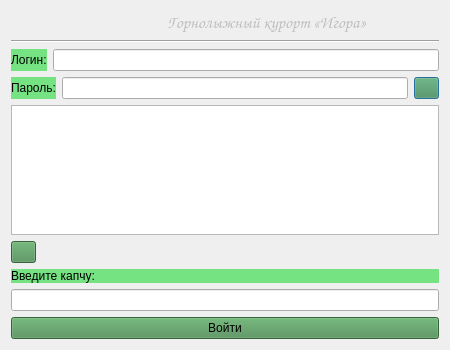
<?xml version="1.0" encoding="UTF-8"?>
<ui version="4.0">
 <class>Dialog</class>
 <widget class="QDialog" name="Dialog">
  <property name="geometry">
   <rect>
    <x>0</x>
    <y>0</y>
    <width>450</width>
    <height>350</height>
   </rect>
  </property>
  <property name="sizePolicy">
   <sizepolicy hsizetype="Fixed" vsizetype="Fixed">
    <horstretch>0</horstretch>
    <verstretch>0</verstretch>
   </sizepolicy>
  </property>
  <property name="maximumSize">
   <size>
    <width>450</width>
    <height>350</height>
   </size>
  </property>
  <property name="windowTitle">
   <string>Dialog</string>
  </property>
  <layout class="QVBoxLayout" name="verticalLayout_2">
   <item>
    <layout class="QVBoxLayout" name="verticalLayout" stretch="0,0,1,1,0,0,0,0,0,0,10">
     <item>
      <layout class="QHBoxLayout" name="horizontalLayout_3" stretch="0,0">
       <property name="leftMargin">
        <number>12</number>
       </property>
       <property name="rightMargin">
        <number>0</number>
       </property>
       <item>
        <widget class="QLabel" name="logo">
         <property name="maximumSize">
          <size>
           <width>80</width>
           <height>80</height>
          </size>
         </property>
         <property name="text">
          <string/>
         </property>
         <property name="pixmap">
          <pixmap>../../.designer/backup/img/logo_mini.png</pixmap>
         </property>
        </widget>
       </item>
       <item>
        <widget class="QLabel" name="label_5">
         <property name="enabled">
          <bool>false</bool>
         </property>
         <property name="minimumSize">
          <size>
           <width>0</width>
           <height>0</height>
          </size>
         </property>
         <property name="font">
          <font>
           <family>Comic Sans MS</family>
           <pointsize>13</pointsize>
          </font>
         </property>
         <property name="text">
          <string>Горнолыжный курорт «Игора»    </string>
         </property>
         <property name="textFormat">
          <enum>Qt::PlainText</enum>
         </property>
         <property name="alignment">
          <set>Qt::AlignCenter</set>
         </property>
        </widget>
       </item>
      </layout>
     </item>
     <item>
      <widget class="Line" name="line">
       <property name="orientation">
        <enum>Qt::Horizontal</enum>
       </property>
      </widget>
     </item>
     <item>
      <layout class="QHBoxLayout" name="horizontalLayout">
       <item>
        <widget class="QLabel" name="label_2">
         <property name="styleSheet">
          <string notr="true">background-color: rgb(118, 227, 131);
font: 9pt &quot;Comic Sans MS&quot;;</string>
         </property>
         <property name="text">
          <string> Логин:</string>
         </property>
         <property name="textFormat">
          <enum>Qt::RichText</enum>
         </property>
        </widget>
       </item>
       <item>
        <widget class="QLineEdit" name="edit_login"/>
       </item>
      </layout>
     </item>
     <item>
      <layout class="QHBoxLayout" name="horizontalLayout_2">
       <item>
        <widget class="QLabel" name="label_3">
         <property name="styleSheet">
          <string notr="true">background-color: rgb(118, 227, 131);
font: 9pt &quot;Comic Sans MS&quot;;</string>
         </property>
         <property name="text">
          <string> Пароль:</string>
         </property>
         <property name="textFormat">
          <enum>Qt::RichText</enum>
         </property>
        </widget>
       </item>
       <item>
        <widget class="QLineEdit" name="edit_password">
         <property name="inputMethodHints">
          <set>Qt::ImhHiddenText|Qt::ImhNoAutoUppercase|Qt::ImhNoPredictiveText|Qt::ImhSensitiveData</set>
         </property>
         <property name="echoMode">
          <enum>QLineEdit::Password</enum>
         </property>
        </widget>
       </item>
       <item>
        <widget class="QPushButton" name="btn_hide_password">
         <property name="maximumSize">
          <size>
           <width>25</width>
           <height>25</height>
          </size>
         </property>
         <property name="cursor">
          <cursorShape>PointingHandCursor</cursorShape>
         </property>
         <property name="styleSheet">
          <string notr="true">background-color: rgb(73, 140, 81);
font: 9pt &quot;Comic Sans MS&quot;;</string>
         </property>
         <property name="text">
          <string/>
         </property>
         <property name="icon">
          <iconset>
           <normaloff>../../.designer/backup/img/eye.png</normaloff>../../.designer/backup/img/eye.png</iconset>
         </property>
        </widget>
       </item>
      </layout>
     </item>
     <item>
      <layout class="QHBoxLayout" name="horizontalLayout_4"/>
     </item>
     <item>
      <widget class="QGraphicsView" name="draw_captcha"/>
     </item>
     <item>
      <widget class="QPushButton" name="btn_new_captcha">
       <property name="maximumSize">
        <size>
         <width>25</width>
         <height>25</height>
        </size>
       </property>
       <property name="cursor">
        <cursorShape>PointingHandCursor</cursorShape>
       </property>
       <property name="styleSheet">
        <string notr="true">background-color: rgb(73, 140, 81);
font: 9pt &quot;Comic Sans MS&quot;;</string>
       </property>
       <property name="text">
        <string/>
       </property>
       <property name="icon">
        <iconset>
         <normaloff>../../.designer/backup/img/new.png</normaloff>../../.designer/backup/img/new.png</iconset>
       </property>
      </widget>
     </item>
     <item>
      <widget class="QLabel" name="label_4">
       <property name="styleSheet">
        <string notr="true">background-color: rgb(118, 227, 131);
font: 9pt &quot;Comic Sans MS&quot;;</string>
       </property>
       <property name="text">
        <string>Введите капчу:</string>
       </property>
       <property name="textFormat">
        <enum>Qt::RichText</enum>
       </property>
      </widget>
     </item>
     <item>
      <widget class="QLineEdit" name="edit_captcha"/>
     </item>
     <item>
      <widget class="QPushButton" name="btn_enter">
       <property name="cursor">
        <cursorShape>PointingHandCursor</cursorShape>
       </property>
       <property name="styleSheet">
        <string notr="true">background-color: rgb(73, 140, 81);
font: 9pt &quot;Comic Sans MS&quot;;</string>
       </property>
       <property name="text">
        <string>Войти</string>
       </property>
      </widget>
     </item>
     <item>
      <spacer name="verticalSpacer">
       <property name="orientation">
        <enum>Qt::Vertical</enum>
       </property>
       <property name="sizeHint" stdset="0">
        <size>
         <width>20</width>
         <height>40</height>
        </size>
       </property>
      </spacer>
     </item>
    </layout>
   </item>
  </layout>
 </widget>
 <resources/>
 <connections/>
</ui>
